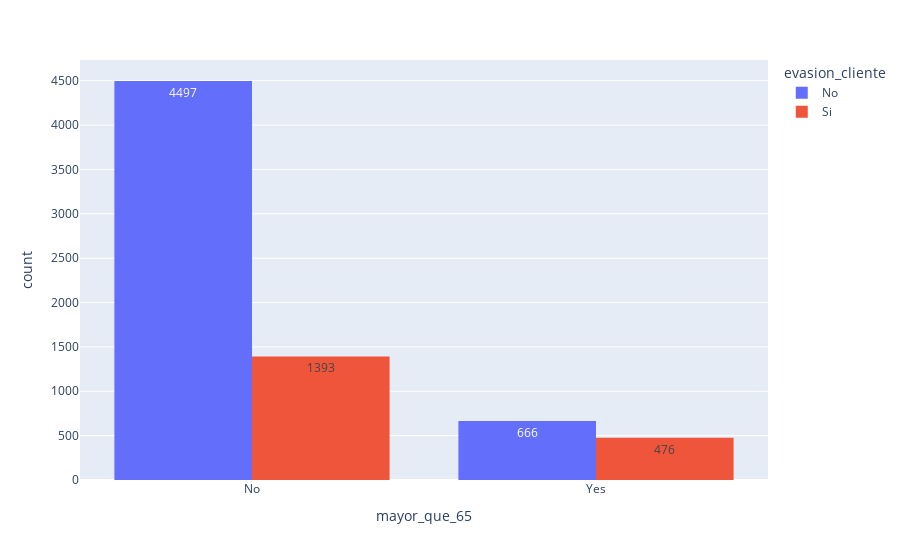

Notebook source saved alongside this figure:
### Code cell
px.histogram(df_telecomx, x = 'mayor_que_65', color = 'evasion_cliente', barmode = 'group', text_auto = True)

### Figure 1 — Plotly figure (JSON) as saved in the notebook; plotly's stock layout.template omitted (floating-point values rounded to 4 significant figures; data arrays with more than 128 entries replaced by an {"elided": "..."} marker saying what was removed)
{"data": [{"alignmentgroup": "True", "bingroup": "x", "hovertemplate": "evasion_cliente=No<br>mayor_que_65=%{x}<br>count=%{y}<extra></extra>", "legendgroup": "No", "marker": {"color": "#636efa", "pattern": {"shape": ""}}, "name": "No", "offsetgroup": "No", "orientation": "v", "showlegend": true, "texttemplate": "%{value}", "type": "histogram", "x": {"elided": "5163 str values"}, "xaxis": "x", "yaxis": "y"}, {"alignmentgroup": "True", "bingroup": "x", "hovertemplate": "evasion_cliente=Si<br>mayor_que_65=%{x}<br>count=%{y}<extra></extra>", "legendgroup": "Si", "marker": {"color": "#EF553B", "pattern": {"shape": ""}}, "name": "Si", "offsetgroup": "Si", "orientation": "v", "showlegend": true, "texttemplate": "%{value}", "type": "histogram", "x": {"elided": "1869 str values"}, "xaxis": "x", "yaxis": "y"}], "layout": {"barmode": "group", "legend": {"title": {"text": "evasion_cliente"}, "tracegroupgap": 0}, "margin": {"t": 60}, "xaxis": {"anchor": "y", "domain": [0, 1], "title": {"text": "mayor_que_65"}}, "yaxis": {"anchor": "x", "domain": [0, 1], "title": {"text": "count"}}}}
